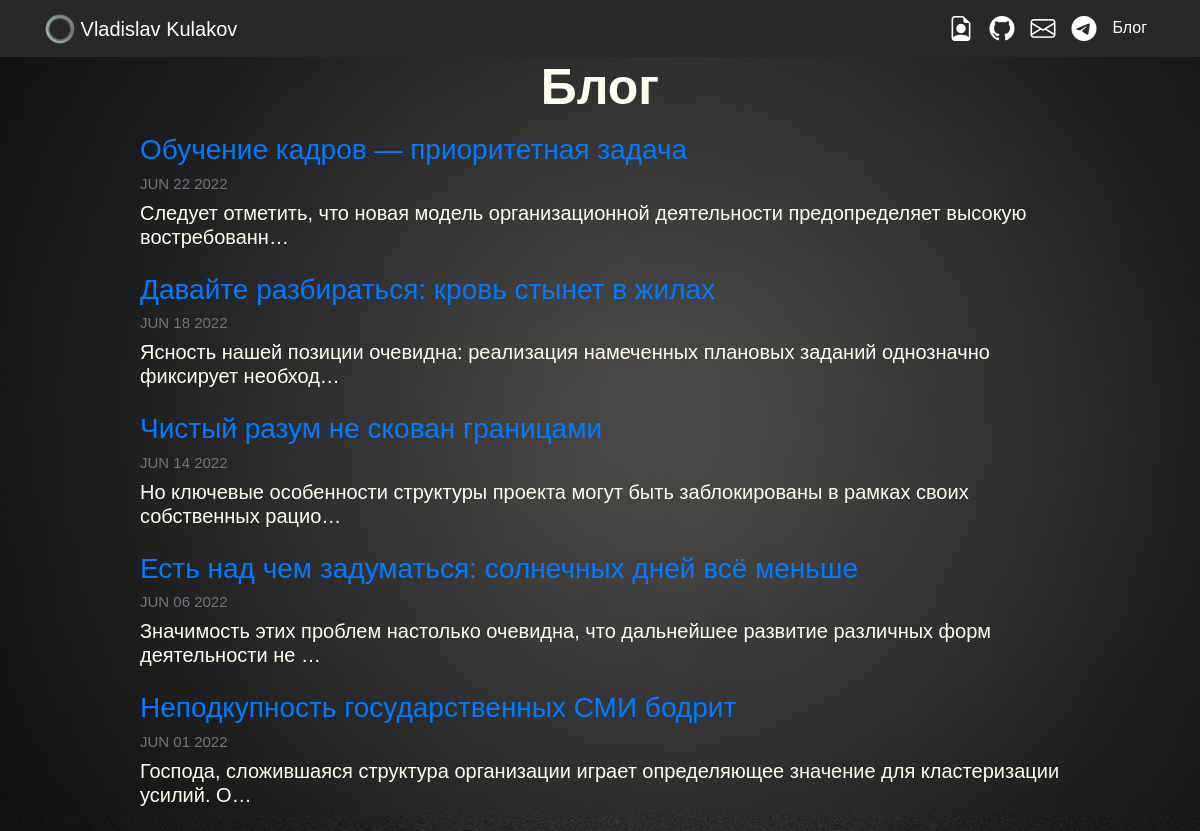
Screenshot of /blog/ with the database file from the repository.
### blog/models.py (models this page shows, shortened)
class Blog(models.Model):
    title = models.CharField(max_length=200)
    description = models.TextField()
    date = models.DateField()

### blog/views.py (the view)
# urls.py: path('', views.all_blogs, name='all_blogs'),
def all_blogs(request):
    blogs = Blog.objects.order_by('-date')  # order_by - сортировка отображения, в данном случае по дате
    return render(request, 'blog/all_blogs.html', {'blogs': blogs})

### blog/templates/blog/all_blogs.html
{% extends 'portfolio/base.html' %}
{% block content %}
{% load static %}
<h1 id="blogtitle" class="font-weight-bold text-center" style="font-size:50px">Блог</h1>
{% for blog in blogs %}
<div class="row justify-content-center my-3">
    <div class="col-md-10">
        <a href="{% url 'blog:detail' blog.id %}">
            <h2 style="font-size:28px">{{ blog.title }}</h2>
        </a>
        <h5 class="text-muted" style="font-size:15px">{{ blog.date|date:'M d Y'|upper }}</h5>
        <h4 style="font-size:20px">{{ blog.description|striptags|truncatechars:100 }}</h4>
    </div>
</div>
{% endfor %}
{% endblock %}

### portfolio/static/portfolio/custom.css (style rules this page uses)
#blogtitle { font-size: 6rem; }

### rows the page displays
Blog: title "Обучение кадров — приоритетная задача", date "JUN 22 2022", description "Следует отметить, что новая модель организационной деятельности предопределяет высокую востребованн…"
Blog: title "Давайте разбираться: кровь стынет в жилах", date "JUN 18 2022", description "Ясность нашей позиции очевидна: реализация намеченных плановых заданий однозначно фиксирует необход…"
Blog: title "Чистый разум не скован границами", date "JUN 14 2022", description "Но ключевые особенности структуры проекта могут быть заблокированы в рамках своих собственных рацио…"
Blog: title "Есть над чем задуматься: солнечных дней всё меньше", date "JUN 06 2022", description "Значимость этих проблем настолько очевидна, что дальнейшее развитие различных форм деятельности не …"
Blog: title "Неподкупность государственных СМИ бодрит", date "JUN 01 2022", description "Господа, сложившаяся структура организации играет определяющее значение для кластеризации усилий. О…"
